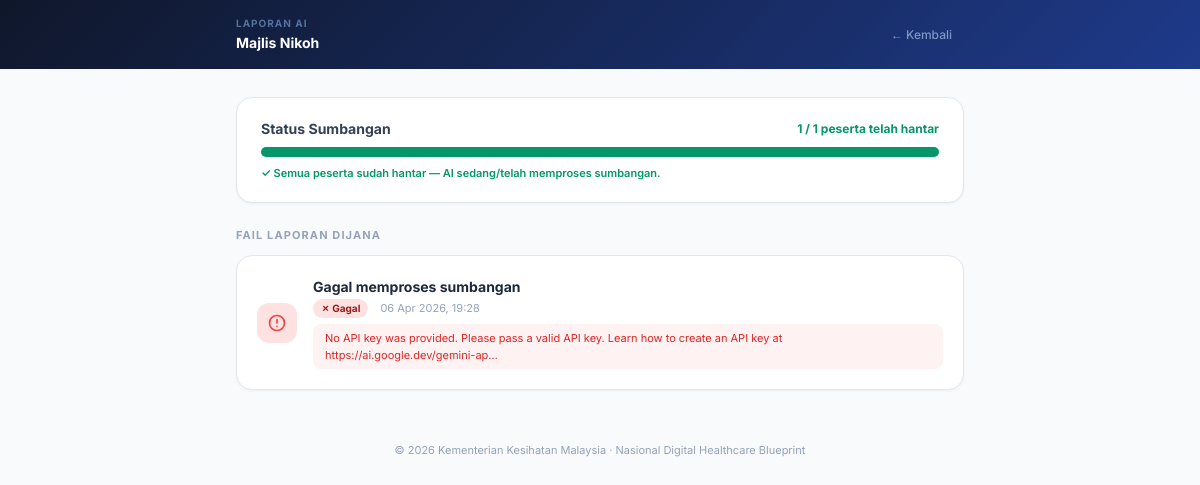
/bengkel/2/laporan/ (signed in), run on the app's committed database.
### bengkel/models.py (models this page shows, shortened)
class Bengkel(models.Model):
    title             = models.CharField(max_length=255)
    description       = models.TextField(blank=True)
    tarikh            = models.DateTimeField()
    tarikh_tamat      = models.DateTimeField(null=True, blank=True)
    lokasi_nama       = models.CharField(max_length=300)
    lokasi_alamat     = models.TextField(blank=True)
    organizer_nama    = models.CharField(max_length=200)
    organizer_email   = models.EmailField(blank=True)
    organizer_telefon = models.CharField(max_length=30, blank=True)
    video_ucapan_url  = models.URLField(blank=True)   # alu-aluan / welcome speech
    video_arah_url    = models.URLField(blank=True)   # directions to hall
    had_peserta       = models.PositiveIntegerField(default=0)  # 0 = no limit
    reg_token         = models.UUIDField(default=uuid.uuid4, unique=True, editable=False)
    reg_enabled       = models.BooleanField(default=False)
    reg_had           = models.PositiveIntegerField(default=0)  # 0 = no extra cap
    created_by        = models.ForeignKey(
        User, on_delete=models.SET_NULL, null=True, related_name="bengkel_dicipta"
    )
    created_at  = models.DateTimeField(auto_now_add=True)
    updated_at  = models.DateTimeField(auto_now=True)
    class Meta:
        ordering         = ["-tarikh"]
        verbose_name     = "Bengkel"
        verbose_name_plural = "Senarai Bengkel"

class BengkelLaporan(models.Model):
    STATUS_CHOICES = [
        ("pending",    "Menunggu"),
        ("processing", "Sedang Diproses"),
        ("done",       "Selesai"),
        ("failed",     "Gagal"),
    ]
    bengkel      = models.ForeignKey(Bengkel, on_delete=models.CASCADE, related_name="laporan")
    tajuk        = models.CharField(max_length=300)
    pdf_file     = models.FileField(upload_to="laporan/%Y/%m/", blank=True)
    status       = models.CharField(max_length=20, choices=STATUS_CHOICES, default="pending")
    ralat        = models.TextField(blank=True)
    generated_at = models.DateTimeField(auto_now_add=True)
    class Meta:
        ordering            = ["generated_at"]
        verbose_name        = "Laporan Bengkel"
        verbose_name_plural = "Laporan Bengkel"

### bengkel/views.py (the view)
# urls.py: path("<int:pk>/laporan/",         views.laporan_list,        name="laporan_list"),
@login_required
def laporan_list(request, pk):
    bengkel = get_object_or_404(Bengkel, pk=pk)
    from .models import BengkelContribution
    is_organizer = request.user.is_staff or request.user.is_superuser or bengkel.created_by == request.user
    is_peserta   = Jemputan.objects.filter(bengkel=bengkel, user=request.user, status="accepted").exists()
    if not (is_organizer or is_peserta):
        messages.error(request, "Anda tidak mempunyai akses ke laporan ini.")
        return redirect("bengkel:dashboard")
    laporan   = bengkel.laporan.all()
    hadir_ids = set(Kehadiran.objects.filter(jemputan__bengkel=bengkel).values_list("jemputan_id", flat=True))
    submitted_ids = set(BengkelContribution.objects.filter(bengkel=bengkel).values_list("jemputan_id", flat=True))
    jumlah_hadir     = len(hadir_ids)
    jumlah_submitted = len(submitted_ids & hadir_ids)
    return render(request, "bengkel/laporan_list.html", {
        "bengkel": bengkel,
        "laporan": laporan,
        "jumlah_hadir":     jumlah_hadir,
        "jumlah_submitted": jumlah_submitted,
        "semua_submitted":  hadir_ids and hadir_ids.issubset(submitted_ids),
        "is_organizer":     is_organizer,
    })

### templates/bengkel/laporan_list.html (shortened to what this page needs)
<!DOCTYPE html>
<html lang="ms">
<head>
  <script src="https://cdn.tailwindcss.com"></script>
</head>
<body class="min-h-screen">
  <header style="background:linear-gradient(135deg,#0f172a 0%,#1e3a8a 100%)">
    <div class="max-w-3xl mx-auto px-5 py-4 flex items-center justify-between">
      <div>
        <div class="text-blue-300/50 text-[10px] font-bold uppercase tracking-widest">Laporan AI</div>
        <div class="text-white font-bold text-sm mt-0.5">{{ bengkel.title }}</div>
      </div>
      <a href="{% if is_organizer %}{% url 'bengkel:detail' bengkel.pk %}{% else %}{% url 'bengkel:dashboard' %}{% endif %}"
         class="px-3 py-1.5 rounded-lg text-blue-200/60 hover:text-white hover:bg-white/10 text-[12px] font-medium transition-all">
        &larr; Kembali
      </a>
    </div>
  </header>
  <main class="max-w-3xl mx-auto px-5 py-7">
    <div class="card px-6 py-5 mb-6">
      <div class="flex items-center justify-between mb-2">
        <h2 class="font-bold text-slate-700 text-[14px]">Status Sumbangan</h2>
        <span class="text-[12px] font-bold {% if semua_submitted %}text-emerald-600{% else %}text-amber-600{% endif %}">
          {{ jumlah_submitted }} / {{ jumlah_hadir }} peserta telah hantar
        </span>
      </div>
      <div class="w-full bg-slate-100 rounded-full h-2.5">
        {% if jumlah_hadir %}
        <div class="h-2.5 rounded-full transition-all"
             style="width:{% widthratio jumlah_submitted jumlah_hadir 100 %}%;background:{% if semua_submitted %}#059669{% else %}#f59e0b{% endif %}">
        </div>
        {% else %}
        <div class="h-2.5 rounded-full bg-slate-200" style="width:0%"></div>
        {% endif %}
      </div>
      {% if not semua_submitted %}
      <p class="text-slate-400 text-[11px] mt-2">Laporan akan dijana automatik apabila semua peserta selesai menghantar sumbangan. Halaman ini akan refresh setiap 15 saat.</p>
      {% else %}
      <p class="text-emerald-600 text-[11px] mt-2 font-semibold">&#10003; Semua peserta sudah hantar &mdash; AI sedang/telah memproses sumbangan.</p>
      {% endif %}
    </div>
    <h2 class="text-[11px] font-bold uppercase tracking-widest text-slate-400 mb-3">Fail Laporan Dijana</h2>
    {% if laporan %}
    <div class="space-y-3">
      {% for l in laporan %}
      <div class="card p-5 flex items-center justify-between gap-4">
        <div class="flex items-center gap-4 flex-1 min-w-0">
          {% if l.status == 'done' %}
          <div class="w-10 h-10 rounded-xl flex items-center justify-center flex-shrink-0" style="background:#f0fdf4">
            <svg class="w-5 h-5 text-emerald-500" fill="none" stroke="currentColor" stroke-width="2" viewBox="0 0 24 24"><path stroke-linecap="round" stroke-linejoin="round" d="M9 12h6m-6 4h6m2 5H7a2 2 0 01-2-2V5a2 2 0 012-2h5.586a1 1 0 01.707.293l5.414 5.414a1 1 0 01.293.707V19a2 2 0 01-2 2z"/></svg>
          </div>
          {% else %}
          <div class="w-10 h-10 rounded-xl flex items-center justify-center flex-shrink-0" style="background:#fee2e2">
            <svg class="w-5 h-5 text-red-500" fill="none" stroke="currentColor" stroke-width="2" viewBox="0 0 24 24"><path stroke-linecap="round" stroke-linejoin="round" d="M12 8v4m0 4h.01M21 12a9 9 0 11-18 0 9 9 0 0118 0z"/></svg>
          </div>
          {% endif %}
          <div class="flex-1 min-w-0">
            <div class="font-bold text-slate-800 text-[14px] truncate">{{ l.tajuk }}</div>
            <div class="flex items-center gap-3 mt-0.5">
              {% if l.status == 'done' %}
                <span class="text-[10px] font-bold px-2 py-0.5 rounded-full" style="background:#dcfce7;color:#166534">&#10003; Selesai</span>
              {% elif l.status == 'processing' %}
                <span class="text-[10px] font-bold px-2 py-0.5 rounded-full" style="background:#fef3c7;color:#92400e">&#9203; Memproses&hellip;</span>
              {% elif l.status == 'failed' %}
                <span class="text-[10px] font-bold px-2 py-0.5 rounded-full" style="background:#fee2e2;color:#991b1b">&#10007; Gagal</span>
              {% else %}
                <span class="text-[10px] font-bold px-2 py-0.5 rounded-full" style="background:#f1f5f9;color:#475569">Menunggu</span>
              {% endif %}
              <span class="text-[11px] text-slate-400">{{ l.generated_at|date:"d M Y, H:i" }}</span>
            </div>
            {% if l.status == 'failed' and l.ralat %}
            <div class="mt-1.5 text-[11px] text-red-600 bg-red-50 px-3 py-1.5 rounded-lg">{{ l.ralat|truncatechars:120 }}</div>
            {% endif %}
          </div>
        </div>
      </div>
      {% endfor %}
    </div>
    {% endif %}
  </main>
  <footer class="text-center py-6 text-slate-400 text-[11px]">
    &copy; 2026 Kementerian Kesihatan Malaysia &middot; Nasional Digital Healthcare Blueprint
  </footer>
</body>
</html>

### templates/bengkel/laporan_list.html (style rules this page uses)
body { font-family: 'Inter', sans-serif; background: #f8fafc; color: #0f172a; }
.card { background: #fff; border-radius: 1rem; border: 1px solid #e2e8f0; box-shadow: 0 1px 3px rgba(0,0,0,.05); }

### data on the page
Bengkel: title "Majlis Nikoh"
BengkelLaporan: status "failed" (drawn), tajuk "Gagal memproses sumbangan", generated_at "06 Apr 2026, 19:28", ralat "No API key was provided. Please pass a valid API key. Learn how to create an API key at https://ai.google.dev/gemini-ap…"

### other printed values
{{ jumlah_submitted }} "1"
{{ jumlah_hadir }} "1"
